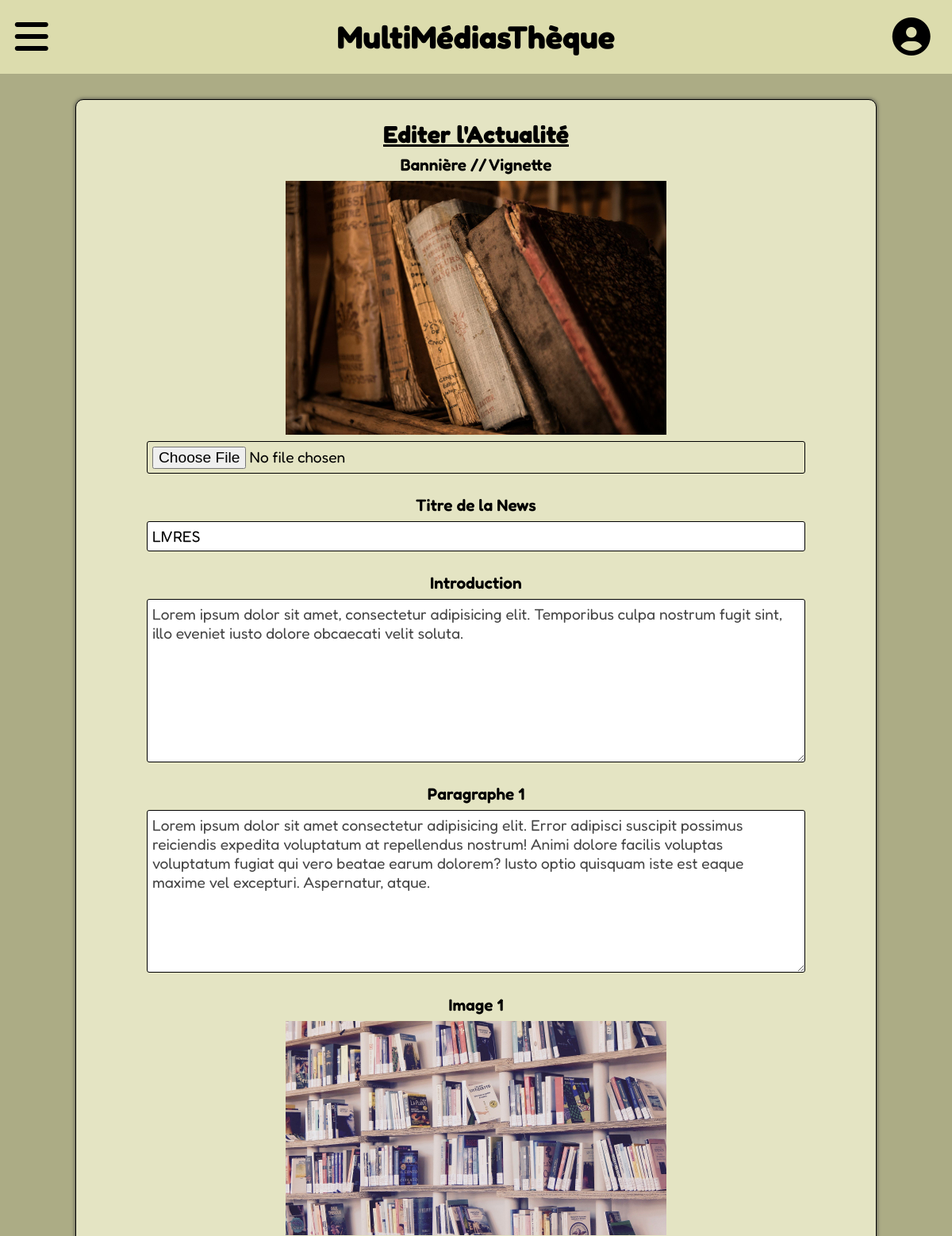
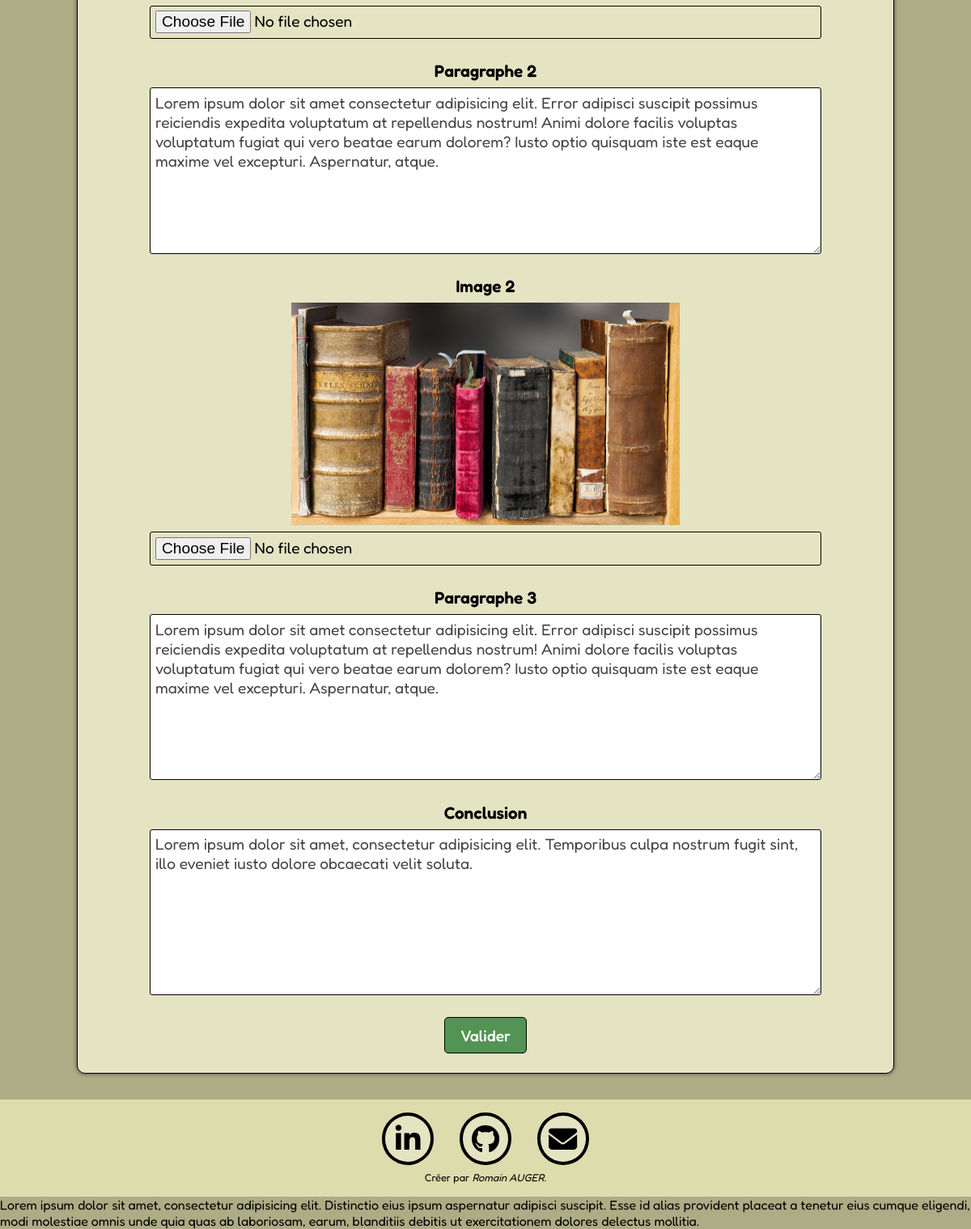
The app's page /index.php?page=new_edit&Id=13 (signed in) with its own data (2 pictures, top to bottom).
### tables this page shows
CREATE TABLE "News" (
	"Id"	INTEGER,
	"Image_1_name"	TEXT,
	"Image_1_path"	TEXT,
	"Title"	TEXT,
	"Introduction"	TEXT,
	"Paragraphe_1"	TEXT,
	"Image_2_name"	TEXT,
	"Image_2_path"	TEXT,
	"Paragraphe_2"	TEXT,
	"Image_3_name"	TEXT,
	"Image_3_path"	TEXT,
	"Paragraphe_3"	TEXT,
	"Conclusion"	TEXT,
	"Id_User"	TEXT,
	PRIMARY KEY("Id" AUTOINCREMENT)
);

### index.php (called while the page is built, shortened)
<?php
require "Models/News.php";
require "Models/NewsManager.php";
require "Views/layout.php";
?>

### Controls/new_edit_controller.php (called while the page is built, shortened)
<?php
    $bddPDO = new PDO('sqlite:Private/DataBase/Project_Database.db');
    $bddPDO->setAttribute(PDO::ATTR_ERRMODE, PDO::ERRMODE_EXCEPTION);
    $NewsMana = new NewsManager($bddPDO);
    $edit_new = $NewsMana -> selectOneNews((int) $_GET["Id"]);
    require "Views/new_edit.php";
?>

### Models/NewsManager.php (called while the page is built, shortened)
<?php
    class NewsManager{
        private $bddPDO;
        public function __construct(PDO $bddPDO) {
            $this->bddPDO = $bddPDO;
        }
        public function selectOneNews($Id){
            $query = $this->bddPDO->prepare("SELECT * FROM News WHERE Id = :Id");
            $query -> bindValue(":Id", (int) $Id);
            $query-> execute();
            $query->setFetchMode(PDO::FETCH_CLASS  | PDO::FETCH_PROPS_LATE, "News" );
            $select = $query->fetch();
            return $select;
        }
    }
?>

### Models/News.php (called while the page is built, shortened)
<?php
class News
 {
    private $errors = [],
    $Id,
    $Title,
    $Introduction,
    $Conclusion,
    $Paragraphe_1,
    $Paragraphe_2,
    $Paragraphe_3,
    $Image_1_name,
    $Image_2_name,
    $Image_3_name,
    $Image_1_path,
    $Image_2_path,
    $Image_3_path,
    $Id_User;
    public function getTitle(){
        return $this->Title;
    }
    public function getIntroduction(){
        return $this->Introduction;
    }
    public function getConclusion(){
        return $this->Conclusion;
    }
    public function getParagraphe_1(){
        return $this->Paragraphe_1;
    }
    public function getParagraphe_2(){
        return $this->Paragraphe_2;
    }
    public function getParagraphe_3(){
        return $this->Paragraphe_3;
    }
    public function getImage_1_path(){
        return $this->Image_1_path;
    }
    public function getImage_2_path(){
        return $this->Image_2_path;
    }
    public function getImage_3_path(){
        return $this->Image_3_path;
    }
}
?>

### Views/new_edit.php (the view)
<section class="formulaire">
    <form method="POST" enctype="multipart/form-data">
        <h1>Editer l'Actualité</h1>
        <label>Bannière // Vignette</label>
            <img src="<?= $edit_new->getImage_1_path(); ?>" alt="banniere">
            <input type="file" name="upload_1" class="upload">
        <label>Titre de la News</label>
            <input type="text" name="Titre_article" value="<?= $edit_new->getTitle(); ?>">
        <label>Introduction</label>
            <textarea name="introduction"><?= $edit_new->getIntroduction(); ?></textarea>
        <label>Paragraphe 1</label>
            <textarea name="paragraphe_1"><?= $edit_new->getParagraphe_1(); ?></textarea>
        <label>Image 1</label>
        <img src="<?= $edit_new->getImage_2_path(); ?>" alt="image 2">
            <input type="file" name="upload_2" class="upload">
        <label>Paragraphe 2</label>
            <textarea name="paragraphe_2"><?= $edit_new->getParagraphe_2(); ?></textarea>
        <label>Image 2</label>
        <img src="<?= $edit_new->getImage_3_path(); ?>" alt="image 3">
            <input type="file" name="upload_3" class="upload">
        <label>Paragraphe 3</label>
            <textarea name="paragraphe_3"><?= $edit_new->getParagraphe_3(); ?></textarea>
        <label>Conclusion</label>
            <textarea name="conclusion"><?= $edit_new->getConclusion(); ?></textarea>
        <button type="submit" name="submit">Valider</button>
    </form>
</section>

### Assets/Style/style.css (style rules this page uses)
:root { --template-background: rgb(220, 220, 173); --template-color: black; --template-border: black; --html-background: rgb(172, 172, 133); --list-color: rgb(68, 68, 68); --title-color: rgb(15, 15, 15); --home-article-color: rgb(228, 228, 195); --home-article-shadow: rgb(100, 100, 87); --article-title: white; --formulaire-title: black; --nav-background: rgb(237, 237, 203); --nav-color: rgb(70, 70, 70); --admin-list: whitesmoke; --admin-text-list: black; --chats: beige; --chats-text: black; --menu-background: beige; --menu-color: black; }
* { margin: 0; padding: 0; font-family: 'Fredoka'; }
html { width: 100%; min-height: 100vh; }
html body { width: 100%; min-height: 100vh; display: flex; flex-direction: column; justify-content: space-between; background-color: var(--html-background); }
.formulaire { position: relative; display: flex; flex-direction: column; justify-content: center; align-items: center; }
.formulaire form { display: flex; flex-direction: column; justify-content: center; align-items: center; gap: 0.5em; width: 80%; margin: 2em auto; padding: 1.5em; border-radius: 10px; border: 1px solid var(--template-border); background-color: var(--home-article-color); box-shadow: 0px 0px 4px 1px var(--home-article-shadow); }
.formulaire form input { width: 85%; border: 1px solid var(--template-border); border-radius: 3px; margin-bottom: 1em; }
.formulaire h1 { text-decoration: underline; color: var(--formulaire-title); }
.formulaire form label { font-weight: 600; font-size: 1rem; }
.formulaire form img { width: 100%; }
.formulaire form textarea { width: 85%; height:10em; border: 1px solid var(--template-border); border-radius: 3px; color: var(--nav-color); margin-bottom: 1em; }
.formulaire form button { width: fit-content; background-color: rgb(83, 147, 83); color: white; font-weight: 500; padding: 0.5em 1em; border: 1px solid black; border-radius: 5px; transition: 0.3s all ease; }
@media screen and (min-width: 600px) { .formulaire form input { font-size: 1.2rem; padding: 0.3em; } }
@media screen and (min-width: 600px) { .formulaire h1 { font-size: 1.7rem; } }
@media screen and (min-width: 600px) { .formulaire form label { font-size: 1.3rem; } }
@media screen and (min-width: 600px) { .formulaire form img { width: 50%; } }
@media screen and (min-width: 600px) { .formulaire form textarea { font-size: 1.2rem; padding: 0.3em; } }
@media screen and (min-width: 600px) { .formulaire form button { font-size: 1.2rem; } }
@media screen and (min-width: 1024px) { .formulaire h1 { font-size: 1.9rem; } }

### records on screen
news: Image_1_path (picture), Titre_article "LIVRES", introduction "Lorem ipsum dolor sit amet, consectetur adipisicing elit. Temporibus culpa nostrum fugit sint, illo eveniet iusto dolore obcaecati velit soluta.", paragraphe_1 "Lorem ipsum dolor sit amet consectetur adipisicing elit. Error adipisci suscipit possimus reiciendis expedita voluptatum at repellendus nostrum! Animi dolore facilis voluptas voluptatum fugiat qui vero beatae earum dolorem? Iusto optio quisquam iste est eaque maxime vel excepturi. Aspernatur, atque.", Image_2_path (picture), paragraphe_2 "Lorem ipsum dolor sit amet consectetur adipisicing elit. Error adipisci suscipit possimus reiciendis expedita voluptatum at repellendus nostrum! Animi dolore facilis voluptas voluptatum fugiat qui vero beatae earum dolorem? Iusto optio quisquam iste est eaque maxime vel excepturi. Aspernatur, atque.", Image_3_path (picture), paragraphe_3 "Lorem ipsum dolor sit amet consectetur adipisicing elit. Error adipisci suscipit possimus reiciendis expedita voluptatum at repellendus nostrum! Animi dolore facilis voluptas voluptatum fugiat qui vero beatae earum dolorem? Iusto optio quisquam iste est eaque maxime vel excepturi. Aspernatur, atque.", conclusion "Lorem ipsum dolor sit amet, consectetur adipisicing elit. Temporibus culpa nostrum fugit sint, illo eveniet iusto dolore obcaecati velit soluta."
